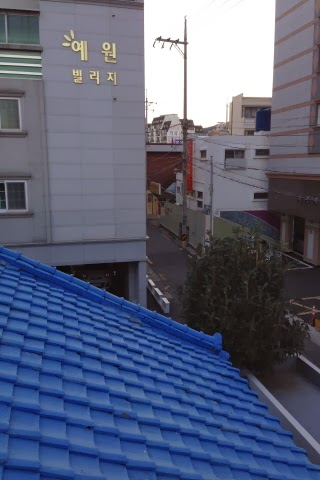
#> input picture week2/stiching&matching_two_images/S1.jpg, 320 x 480 px
$ jupyter execute 'stitching&matching_two_images.ipynb'
#> lines starting #> are read from the running program, lines starting #| are printed output that depends on the picture
[cell 1]
import numpy as np
import imutils
import cv2
class Stitcher:
    def __init__(self):
        self.isv3 = imutils.is_cv3(or_better=True)


    def stitch(self,images,ratio=0.75,reprojThresh=4.0,showMatches=False):
        (imageB,imageA) = images
        (kpsA,featuresA) = self.detectAndDescribe(imageA)
        (kpsB,featuresB) = self.detectAndDescribe(imageB)
        M = self.matchKeypoints(kpsA,kpsB,featuresA,featuresB,ratio,reprojThresh)
        if M is None:
            return None

        (matches,H,status) = M
        result = cv2.warpPerspective(imageA,H,( imageA.shape[1] + imageB.shape[1] ,imageA.shape[0]))
        result[0:imageB.shape[0],0:imageB.shape[1]] = imageB

        if showMatches:
            vis = self.drawMatches(imageA,imageB,kpsA,kpsB,matches,status)
            return (result,vis)

        return result
    def detectAndDescribe(self,image):
        gray = cv2.cvtColor(image,cv2.COLOR_BGR2GRAY)
        if self.isv3:
            descriptor = cv2.xfeatures2d.SIFT_create()
            (kps,features) = descriptor.detectAndCompute(image,None)
        else:
            detector = cv2.FeatureDetector_create('SIFT')
            kps = detector.detect(gray)
            extractor = cv2.DescriptorExtractor_create('SIFT')
            (kps,features) = extractor.compute(gray,kps)

        kps = np.float32([kp.pt for kp in kps])
        return (kps,features)


    def matchKeypoints(self,kpsA,kpsB,featuresA,featuresB,ratio,reprojThresh):
        matcher = cv2.DescriptorMatcher_create("BruteForce")
        rawMatches = matcher.knnMatch(featuresA,featuresB,2)
        matches = []
        for m in rawMatches:
            if len(m) == 2 and m[0].distance < m[1].distance * ratio:
                matches.append((m[0].trainIdx,m[0].queryIdx))

        if len(matches) > 1:
            ptsA = np.float32([kpsA[i] for (_,i) in matches])
            ptsB = np.float32([kpsB[i] for (i,_) in matches])

            (H,status) = cv2.findHomography(ptsA,ptsB,cv2.RANSAC,reprojThresh)

            return (matches,H,status)

        return None


    def drawMatches(self,imageA,imageB,kpsA,kpsB,matches,status):
        (hA,wA) = imageA.shape[:2]
        (hB,wB) = imageB.shape[:2]
        vis = np.zeros((max(hA,hB),wA+wB , 3),dtype="uint8")
        vis[0:hA,0:wA] = imageA
        vis[0:hB,wA:] = imageB

        for((trainIdx,queryIdx),s) in zip(matches,status):
            ptA = (int(kpsA[queryIdx][0]),int(kpsA[queryIdx][1]))
            ptB = (int(kpsB[trainIdx][0]) + wA, int(kpsB[trainIdx][1]))
            cv2.line(vis,ptA,ptB,(0,255,0),1)

        return vis

[cell 2]
import imutils
import cv2
import matplotlib.pyplot as plt
import numpy as np
imageA = cv2.imread('S1.jpg')
#> imageA is the input picture: shape (480, 320, 3); mean B, G, R 121.5, 96.9, 89.6
imageB = cv2.imread('S2.jpg')
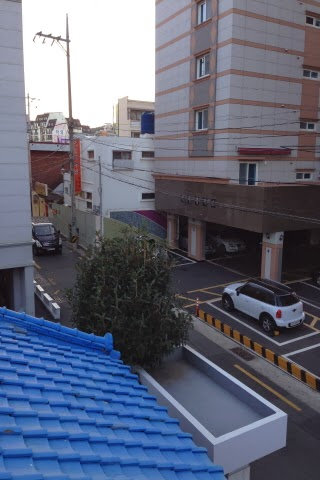
#> input picture week2/stiching&matching_two_images/S2.jpg, 320 x 480 px
#> imageB is the input picture: shape (480, 320, 3); mean B, G, R 121.4, 102.9, 97.7
imageA = imutils.resize(imageA,width=400)
#> imageA: shape (600, 400, 3)
imageB = imutils.resize(imageB,width=400)
#> imageB: shape (600, 400, 3)
stitcher = Stitcher()
(a,b) = stitcher.stitch([imageA,imageB],showMatches=True)
#> in detectAndDescribe, `gray = cv2.cvtColor(image,cv2.COLOR_BGR2GRAY)`:
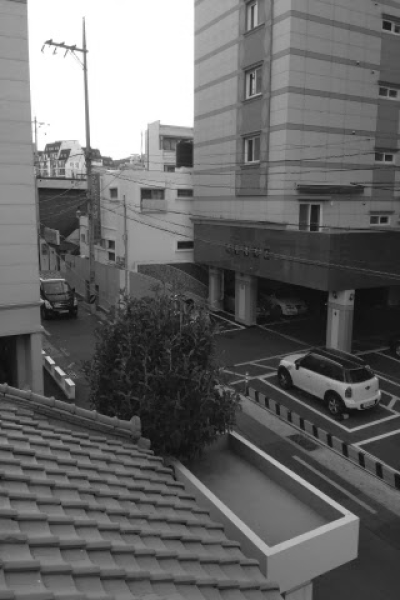
#> gray: shape (600, 400); min 10, max 255, mean 103.5
#> in detectAndDescribe, `kps = detector.detect(gray)`: kps = 1282 keypoints; strongest (x, y, size): (50, 42, 3.9), (51, 362, 3.4), (73, 48, 4), (70, 382, 4.3)
#> in detectAndDescribe, `kps = np.float32([kp.pt for kp in kps])`: kps = 1282 pairs, first value 3.68 to 396.2, second value 3.9 to 594.8
#> in stitch, `(kpsA,featuresA) = self.detectAndDescribe(imageA)`: kpsA has the same summary as kps in detectAndDescribe
#> in detectAndDescribe (call 2), `gray = cv2.cvtColor(image,cv2.COLOR_BGR2GRAY)`:
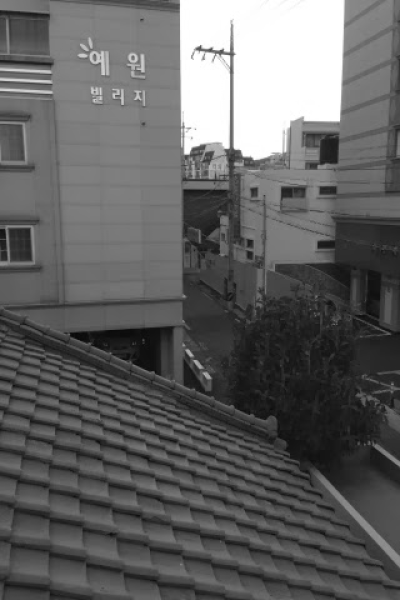
#> gray: shape (600, 400); min 7, max 255, mean 97.5
#> in detectAndDescribe (call 2), `kps = detector.detect(gray)`: kps = 1194 keypoints; strongest (x, y, size): (210, 50, 3.4), (221, 52, 4), (231, 54, 4.3), (187, 151, 4.7)
#> in detectAndDescribe (call 2), `kps = np.float32([kp.pt for kp in kps])`: kps = 1194 pairs, first value 2.52 to 396.2, second value 7.2 to 594.4
#> in stitch, `(kpsB,featuresB) = self.detectAndDescribe(imageB)`: kpsB has the same summary as kps in detectAndDescribe
#> in matchKeypoints, `rawMatches = matcher.knnMatch(featuresA,featuresB,2)`: rawMatches = 1282 matches
#> after the loop in matchKeypoints, `for m in rawMatches:`: matches = 339 pairs, first value 35 to 1180, second value 10 to 1279
#> in matchKeypoints, `ptsA = np.float32([kpsA[i] for (_,i) in matches])`: ptsA = 339 pairs, first value 7.38 to 396.2, second value 27.24 to 582.9
#> in matchKeypoints, `ptsB = np.float32([kpsB[i] for (i,_) in matches])`: ptsB = 339 pairs, first value 11.99 to 389.5, second value 48.18 to 579.5
#> in matchKeypoints, `(H,status) = cv2.findHomography(ptsA,ptsB,cv2.RANSAC,reprojThresh)`: H = [[0.774, -0.0129, 152.8], [-0.129, 0.93, 15.28], [-0.000562, 2e-06, 1]]; status = 339 values, max 1 at index 1, min 0 at index 0, mean 0.897
#> in stitch, `result = cv2.warpPerspective(imageA,H,( imageA.shape[1] + imageB.shape..`:
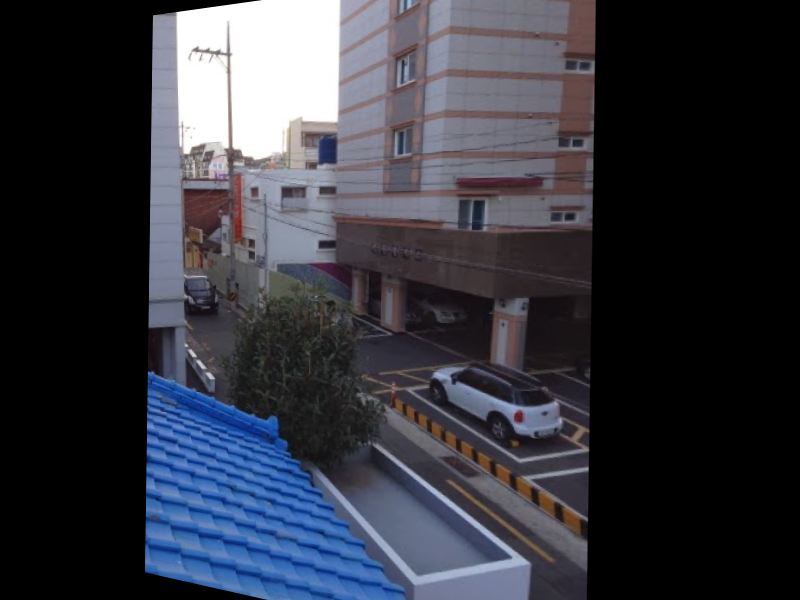
#> result: shape (600, 800, 3); mean B, G, R 63.1, 54.1, 52.2
#> in stitch, `result[0:imageB.shape[0],0:imageB.shape[1]] = imageB`:
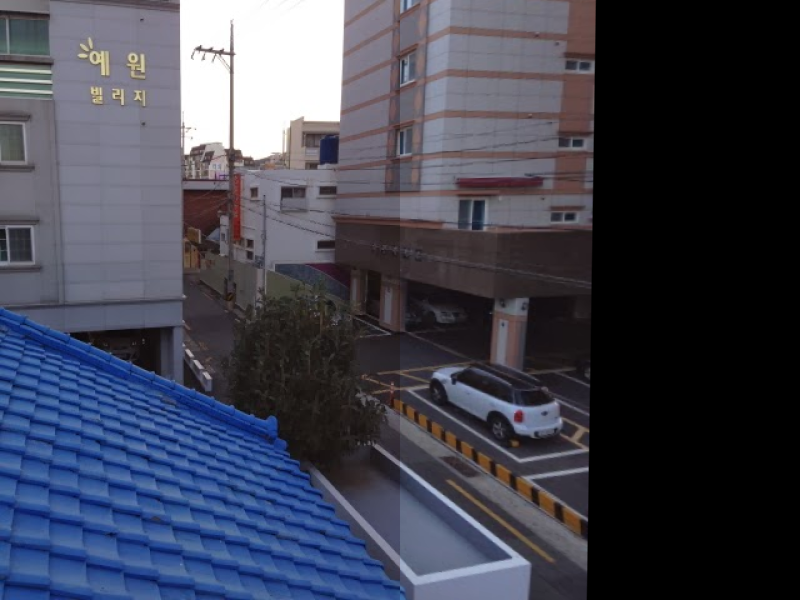
#> result: shape (600, 800, 3); mean B, G, R 81.7, 67.2, 64.7
#> in drawMatches, `vis[0:hA,0:wA] = imageA`:
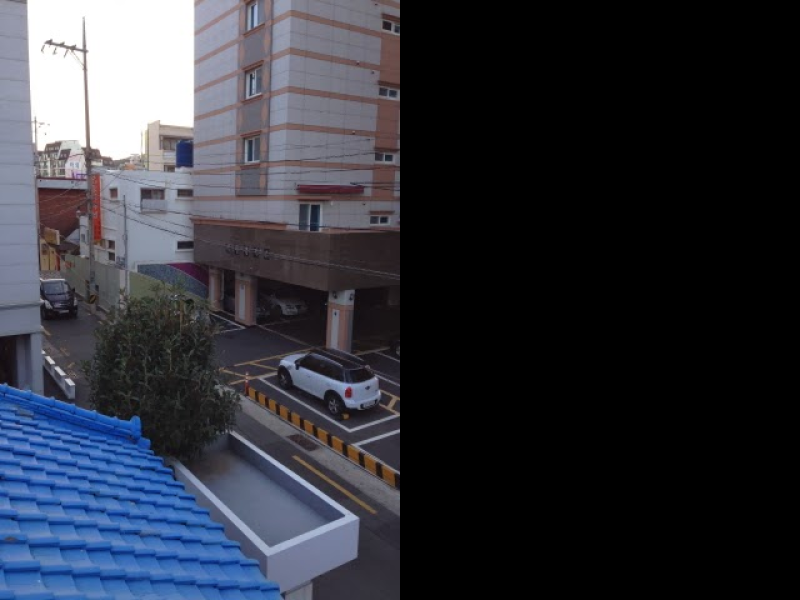
#> vis: shape (600, 800, 3); mean B, G, R 60.7, 51.5, 48.9
#> in drawMatches, `vis[0:hB,wA:] = imageB`:
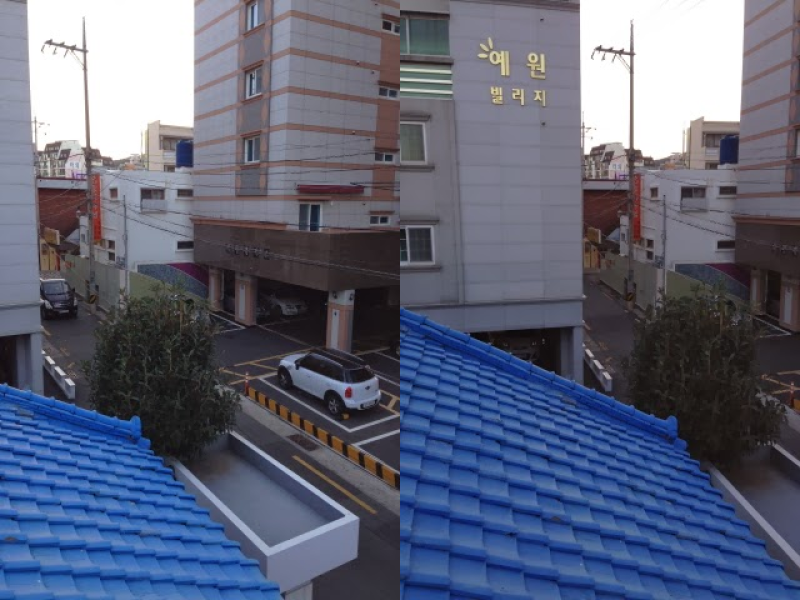
#> vis: shape (600, 800, 3); mean B, G, R 121.5, 99.9, 93.7
#> the loop in drawMatches, `for((trainIdx,queryIdx),s) in zip(matches,status):` made 339 passes
#> (trainIdx, queryIdx, s, ptA, ptB) on passes 1 to 3: (35, 10, [0], (7, 498), (411, 510)), (437, 26, [1], (13, 517), (558, 498)), (436, 32, [0], (16, 386), (558, 371))
#> after the loop in drawMatches, `for((trainIdx,queryIdx),s) in zip(matches,status):`:
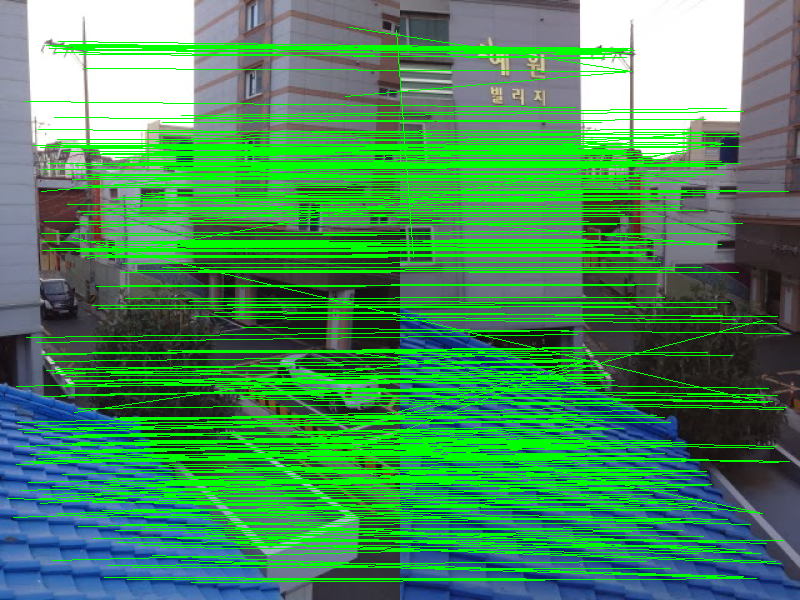
#> vis: shape (600, 800, 3); mean B, G, R 92.8, 141.2, 73.3
